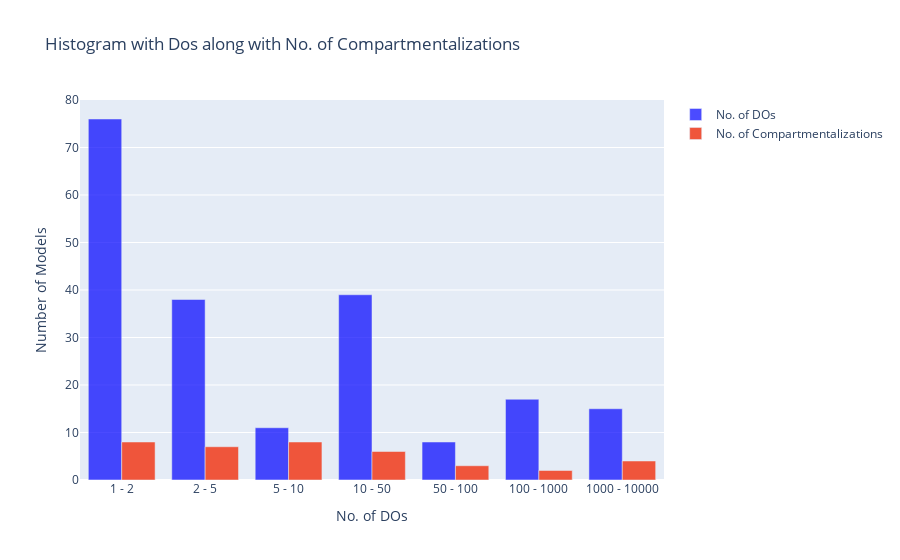

Source (notebook cell):
### Code cell
import plotly.graph_objects as go
import numpy as np

bins = [1, 2, 5, 10, 50, 100, 1000, 10000]

hist, bin_edges = np.histogram(df['No. of Dos'], bins)
hist2, bin_edges = np.histogram(df['4c. No. of Compartmentalizations'], bins)

# Create plotly histogram
fig = go.Figure()

# Add histogram trace
fig.add_trace(go.Bar(
    x=[f"{bins[i]} - {bins[i+1]}" for i in range(len(bins) - 1)],
    y=hist,
    marker_color='blue',
    opacity=0.7,
    name='No. of DOs'
))

fig.add_trace(go.Bar(
    x=[f"{bins[i]} - {bins[i+1]}" for i in range(len(bins) - 1)],
    y=hist2,
    name='No. of Compartmentalizations'))

# Update layout
fig.update_layout(
    title='Histogram with Dos along with No. of Compartmentalizations',
    xaxis=dict(title='No. of DOs'),
    yaxis=dict(title='Number of Models')
)

# Show plot
fig.show()

### Figure 1 — Plotly figure (JSON) as saved in the notebook; plotly's stock layout.template omitted (floating-point values rounded to 4 significant figures)
{"data": [{"marker": {"color": "blue"}, "name": "No. of DOs", "opacity": 0.7, "type": "bar", "x": ["1 - 2", "2 - 5", "5 - 10", "10 - 50", "50 - 100", "100 - 1000", "1000 - 10000"], "y": [76, 38, 11, 39, 8, 17, 15]}, {"name": "No. of Compartmentalizations", "type": "bar", "x": ["1 - 2", "2 - 5", "5 - 10", "10 - 50", "50 - 100", "100 - 1000", "1000 - 10000"], "y": [8, 7, 8, 6, 3, 2, 4]}], "layout": {"title": {"text": "Histogram with Dos along with No. of Compartmentalizations"}, "xaxis": {"title": {"text": "No. of DOs"}}, "yaxis": {"title": {"text": "Number of Models"}}}}
